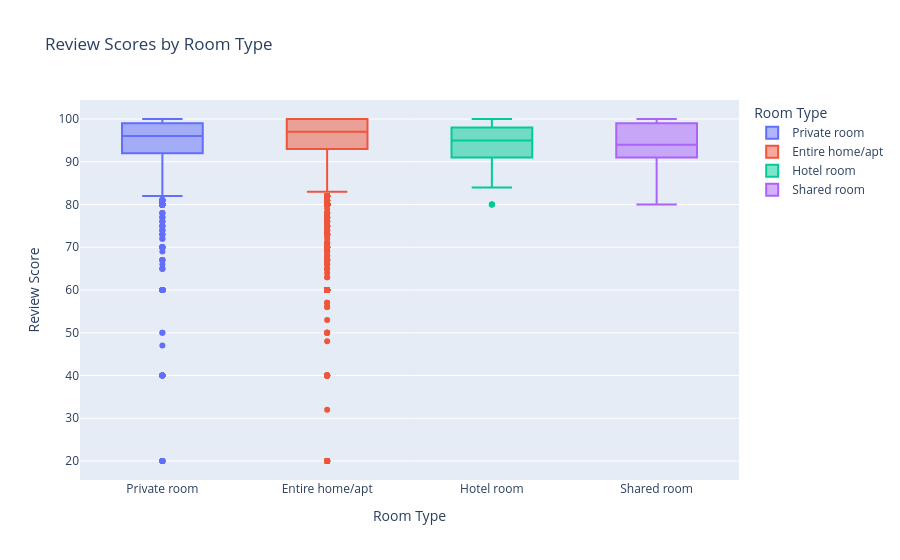

This figure's notebook cell:
### Code cell
fig = px.box(data, x='room_type', y='review_scores_rating',
             title='Review Scores by Room Type',
             labels={'room_type': 'Room Type', 'review_scores_rating': 'Review Score'},
             color='room_type')
fig.show()

### Figure 1 — Plotly figure (JSON) as saved in the notebook; plotly's stock layout.template omitted (floating-point values rounded to 4 significant figures; data arrays with more than 128 entries replaced by an {"elided": "..."} marker saying what was removed)
{"data": [{"alignmentgroup": "True", "hovertemplate": "Room Type=%{x}<br>Review Score=%{y}<extra></extra>", "legendgroup": "Private room", "marker": {"color": "#636efa"}, "name": "Private room", "notched": false, "offsetgroup": "Private room", "orientation": "v", "showlegend": true, "type": "box", "x": {"elided": "3756 str values"}, "x0": " ", "xaxis": "x", "y": {"elided": "3756 float values"}, "y0": " ", "yaxis": "y"}, {"alignmentgroup": "True", "hovertemplate": "Room Type=%{x}<br>Review Score=%{y}<extra></extra>", "legendgroup": "Entire home/apt", "marker": {"color": "#EF553B"}, "name": "Entire home/apt", "notched": false, "offsetgroup": "Entire home/apt", "orientation": "v", "showlegend": true, "type": "box", "x": {"elided": "13896 str values"}, "x0": " ", "xaxis": "x", "y": {"elided": "13896 float values"}, "y0": " ", "yaxis": "y"}, {"alignmentgroup": "True", "hovertemplate": "Room Type=%{x}<br>Review Score=%{y}<extra></extra>", "legendgroup": "Hotel room", "marker": {"color": "#00cc96"}, "name": "Hotel room", "notched": false, "offsetgroup": "Hotel room", "orientation": "v", "showlegend": true, "type": "box", "x": ["Hotel room", "Hotel room", "Hotel room", "Hotel room", "Hotel room", "Hotel room", "Hotel room", "Hotel room", "Hotel room", "Hotel room", "Hotel room", "Hotel room", "Hotel room", "Hotel room", "Hotel room", "Hotel room", "Hotel room", "Hotel room", "Hotel room", "Hotel room", "Hotel room", "Hotel room", "Hotel room", "Hotel room", "Hotel room", "Hotel room", "Hotel room", "Hotel room", "Hotel room", "Hotel room", "Hotel room", "Hotel room", "Hotel room", "Hotel room", "Hotel room", "Hotel room", "Hotel room", "Hotel room", "Hotel room", "Hotel room", "Hotel room", "Hotel room", "Hotel room", "Hotel room", "Hotel room", "Hotel room", "Hotel room", "Hotel room", "Hotel room", "Hotel room", "Hotel room", "Hotel room", "Hotel room", "Hotel room", "Hotel room", "Hotel room", "Hotel room", "Hotel room", "Hotel room", "Hotel room", "Hotel room", "Hotel room", "Hotel room", "Hotel room", "Hotel room", "Hotel room", "Hotel room", "Hotel room", "Hotel room", "Hotel room", "Hotel room", "Hotel room", "Hotel room", "Hotel room", "Hotel room", "Hotel room", "Hotel room", "Hotel room", "Hotel room", "Hotel room", "Hotel room", "Hotel room", "Hotel room", "Hotel room", "Hotel room", "Hotel room", "Hotel room", "Hotel room", "Hotel room", "Hotel room", "Hotel room", "Hotel room", "Hotel room", "Hotel room", "Hotel room", "Hotel room", "Hotel room", "Hotel room", "Hotel room", "Hotel room", "Hotel room", "Hotel room", "Hotel room", "Hotel room", "Hotel room", "Hotel room", "Hotel room", "Hotel room", "Hotel room", "Hotel room", "Hotel room", "Hotel room", "Hotel room", "Hotel room", "Hotel room", "Hotel room", "Hotel room", "Hotel room", "Hotel room", "Hotel room", "Hotel room", "Hotel room", "Hotel room", "Hotel room"], "x0": " ", "xaxis": "x", "y": [97.0, 95.0, 97.0, 97.0, 90.0, 92.0, 93.0, 89.0, 95.0, 94.0, 92.0, 94.0, 97.0, 96.0, 95.0, 92.0, 96.0, 97.0, 99.0, 93.0, 90.0, 96.0, 94.0, NaN, 88.0, 90.0, 97.0, 92.0, 90.0, 96.0, 99.0, 100.0, 96.0, 98.0, 96.0, 99.0, 96.0, 98.0, 96.0, 98.0, 98.0, 99.0, 96.0, 97.0, NaN, 95.0, 100.0, 99.0, 91.0, 95.0, 91.0, 89.0, 91.0, 92.0, 89.0, 84.0, 97.0, 88.0, 93.0, 90.0, 89.0, 89.0, 98.0, 92.0, 93.0, 97.0, 85.0, 91.0, 88.0, 92.0, 98.0, 86.0, 100.0, 96.0, 96.0, 91.0, 98.0, 98.0, 88.0, 98.0, 96.0, NaN, 85.0, 100.0, 100.0, 85.0, 100.0, 98.0, 100.0, NaN, 100.0, 100.0, 95.0, 94.0, 80.0, 95.0, 98.0, 100.0, NaN, 80.0, NaN, 80.0, NaN, NaN, NaN, NaN, NaN, NaN, NaN, NaN, NaN, NaN, NaN, 96.0, NaN, NaN, NaN, NaN, NaN, NaN, NaN, NaN, NaN, NaN], "y0": " ", "yaxis": "y"}, {"alignmentgroup": "True", "hovertemplate": "Room Type=%{x}<br>Review Score=%{y}<extra></extra>", "legendgroup": "Shared room", "marker": {"color": "#ab63fa"}, "name": "Shared room", "notched": false, "offsetgroup": "Shared room", "orientation": "v", "showlegend": true, "type": "box", "x": ["Shared room", "Shared room", "Shared room", "Shared room", "Shared room", "Shared room", "Shared room", "Shared room", "Shared room", "Shared room", "Shared room", "Shared room", "Shared room", "Shared room", "Shared room", "Shared room", "Shared room", "Shared room", "Shared room", "Shared room", "Shared room", "Shared room", "Shared room", "Shared room", "Shared room", "Shared room", "Shared room", "Shared room", "Shared room", "Shared room", "Shared room", "Shared room", "Shared room", "Shared room", "Shared room", "Shared room", "Shared room", "Shared room", "Shared room", "Shared room", "Shared room", "Shared room", "Shared room", "Shared room", "Shared room", "Shared room", "Shared room", "Shared room", "Shared room"], "x0": " ", "xaxis": "x", "y": [92.0, 90.0, 98.0, 87.0, 93.0, 95.0, 94.0, 100.0, 92.0, 95.0, 100.0, 93.0, 100.0, NaN, 94.0, 91.0, 93.0, 96.0, NaN, 80.0, 96.0, 100.0, 96.0, 100.0, 97.0, 93.0, 86.0, 100.0, 97.0, 87.0, 96.0, 92.0, 100.0, 95.0, 100.0, 89.0, 91.0, 93.0, 91.0, 88.0, 100.0, 87.0, 90.0, 100.0, 100.0, NaN, 90.0, NaN, NaN], "y0": " ", "yaxis": "y"}], "layout": {"boxmode": "overlay", "legend": {"title": {"text": "Room Type"}, "tracegroupgap": 0}, "title": {"text": "Review Scores by Room Type"}, "xaxis": {"anchor": "y", "categoryarray": ["Private room", "Entire home/apt", "Hotel room", "Shared room"], "categoryorder": "array", "domain": [0, 1], "title": {"text": "Room Type"}}, "yaxis": {"anchor": "x", "domain": [0, 1], "title": {"text": "Review Score"}}}}
